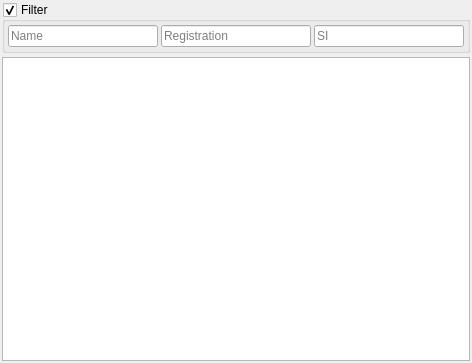
<?xml version="1.0" encoding="UTF-8"?>
<ui version="4.0">
 <class>RegistrationsWidget</class>
 <widget class="QWidget" name="RegistrationsWidget">
  <property name="geometry">
   <rect>
    <x>0</x>
    <y>0</y>
    <width>472</width>
    <height>363</height>
   </rect>
  </property>
  <property name="windowTitle">
   <string>Form</string>
  </property>
  <layout class="QVBoxLayout" name="verticalLayout">
   <property name="spacing">
    <number>2</number>
   </property>
   <property name="leftMargin">
    <number>2</number>
   </property>
   <property name="topMargin">
    <number>2</number>
   </property>
   <property name="rightMargin">
    <number>2</number>
   </property>
   <property name="bottomMargin">
    <number>2</number>
   </property>
   <item>
    <widget class="QGroupBox" name="grpFilter">
     <property name="title">
      <string>Filter</string>
     </property>
     <property name="checkable">
      <bool>true</bool>
     </property>
     <layout class="QHBoxLayout" name="horizontalLayout">
      <property name="spacing">
       <number>3</number>
      </property>
      <property name="leftMargin">
       <number>3</number>
      </property>
      <property name="topMargin">
       <number>3</number>
      </property>
      <property name="rightMargin">
       <number>3</number>
      </property>
      <property name="bottomMargin">
       <number>3</number>
      </property>
      <item>
       <widget class="QLineEdit" name="edNameFilter">
        <property name="placeholderText">
         <string>Name</string>
        </property>
        <property name="clearButtonEnabled">
         <bool>true</bool>
        </property>
       </widget>
      </item>
      <item>
       <widget class="QLineEdit" name="edRegistrationFilter">
        <property name="placeholderText">
         <string>Registration</string>
        </property>
        <property name="clearButtonEnabled">
         <bool>true</bool>
        </property>
       </widget>
      </item>
      <item>
       <widget class="QLineEdit" name="edSiIdFilter">
        <property name="placeholderText">
         <string>SI</string>
        </property>
        <property name="clearButtonEnabled">
         <bool>true</bool>
        </property>
       </widget>
      </item>
     </layout>
    </widget>
   </item>
   <item>
    <widget class="qf::qmlwidgets::TableViewToolBar" name="tblRegistrationsTB" native="true"/>
   </item>
   <item>
    <widget class="qf::qmlwidgets::TableView" name="tblRegistrations"/>
   </item>
  </layout>
 </widget>
 <customwidgets>
  <customwidget>
   <class>qf::qmlwidgets::TableView</class>
   <extends>QTableView</extends>
   <header location="global">qf/qmlwidgets/tableview.h</header>
  </customwidget>
  <customwidget>
   <class>qf::qmlwidgets::TableViewToolBar</class>
   <extends>QWidget</extends>
   <header location="global">qf/qmlwidgets/tableviewtoolbar.h</header>
   <container>1</container>
  </customwidget>
 </customwidgets>
 <resources/>
 <connections/>
</ui>
